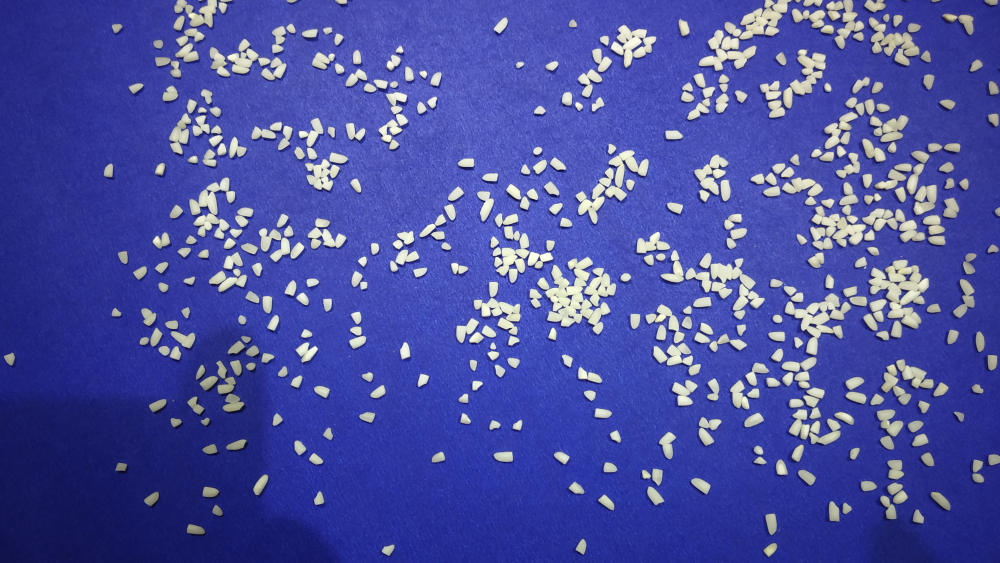
#> input picture broken_grain_1.jpg, 4000 x 2250 px, found by its file name (shown at 1/4 size)
$ jupyter execute --allow-errors 'count rice approach 2.ipynb'   (shell and % lines are left out)
#> lines starting #> are read from the running program, lines starting #| are printed output that depends on the picture; after the words box and inside, x2 and y2 are one past the last pixel; in counts of white or black regions, pixels touching at a corner belong together; long printed decimals are rounded
[cell 1]
import tensorflow as tf
import os
import numpy as np
import pandas as pd
from tqdm import tqdm
import matplotlib.pyplot as plt
import seaborn as sns
import cv2 as cv
import math

[cell 2]
path =r'C:\Users\DELL1\Downloads\rice_images\broken_grain_1.jpg'
img = cv.imread(path)
#> img is the input picture: shape (2250, 4000, 3); mean B, G, R 160.5, 79.9, 73.9

dimensions = img.shape
#> dimensions = (2250, 4000, 3)
height = img.shape[0]
#> height = 2250
width = img.shape[1]
#> width = 4000
channels = img.shape[2]
#> channels = 3
print(dimensions)
#| (2250, 4000, 3)

img = cv.resize(img, (900,600), fx = 1, fy = 1, interpolation = cv.INTER_AREA)
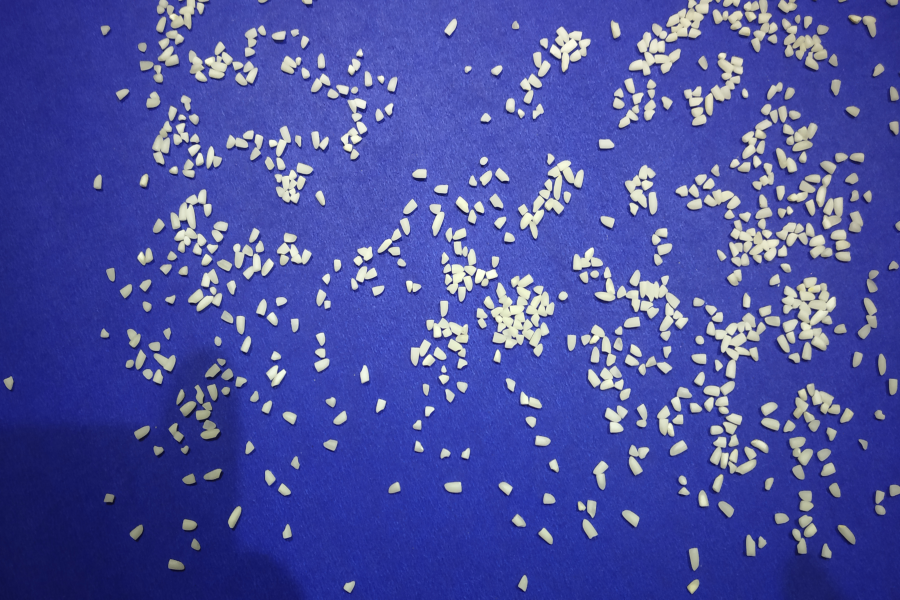
#> img: shape (600, 900, 3); mean B, G, R 160.5, 79.9, 73.9
dimensions = img.shape
#> dimensions = (600, 900, 3)
print(dimensions)
#| (600, 900, 3)
cv.imshow('sample image', img)
cv.waitKey(0)
cv.destroyAllWindows()

[cell 3]
gray_img = cv.cvtColor(img, cv.COLOR_BGR2GRAY)
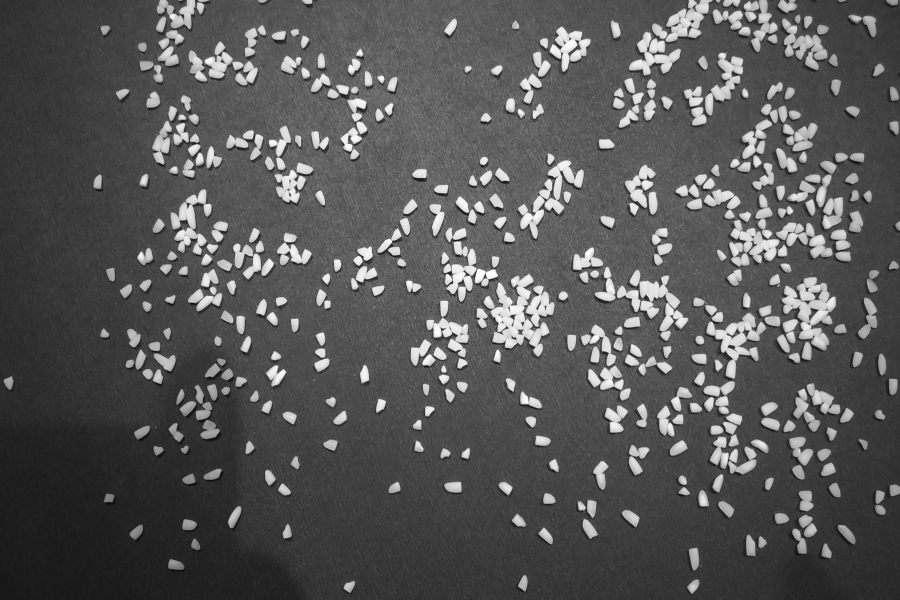
#> gray_img: shape (600, 900); min 11, max 253, mean 87.3
blur = cv.GaussianBlur(gray_img, (3,3), 0)

[cell 4]
def grayHist(grayImage):
    plt.hist(grayImage.ravel(), 256)
    plt.show()

#> (a cell that did not finish here is left out)

[cell 6]
ret, otsu = cv.threshold(blur, 0, 255, cv.THRESH_BINARY | cv.THRESH_OTSU)
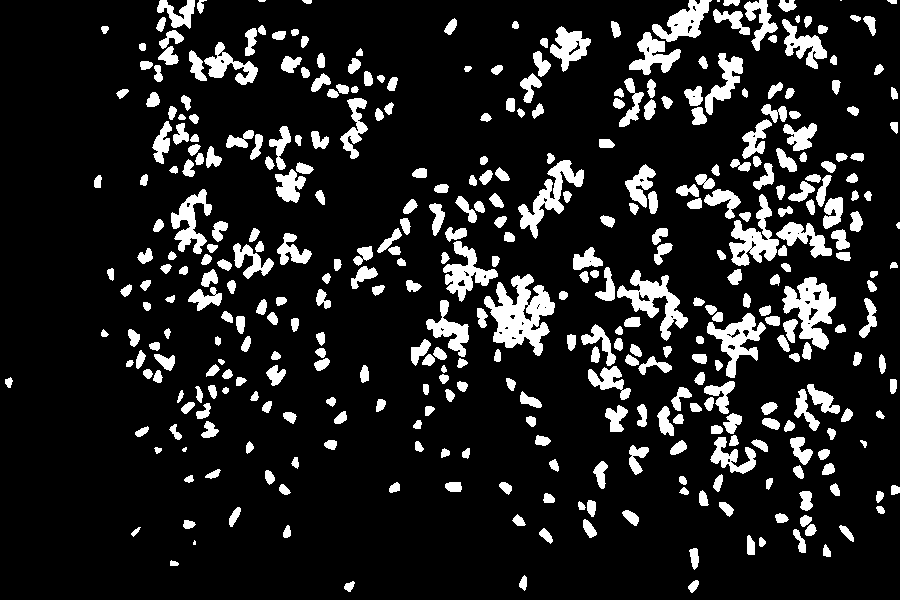
#> otsu: shape (600, 900); 13.3% white; 389 white regions (5 under 20 px)
#> ret = 131
cv.imshow("otsu image", otsu)
cv.waitKey(0)
cv.destroyAllWindows()

[cell 7]
contours, hierarchy = cv.findContours(otsu, cv.RETR_TREE, cv.CHAIN_APPROX_SIMPLE)
#> contours = 442 contours, 46 with area under 20; largest, box (x1, y1, x2, y2) and area: (484, 274, 555, 356) 2870, (782, 277, 836, 350) 1932, (617, 270, 688, 341) 1578, (729, 194, 779, 266) 1458, (518, 160, 584, 239) 1402
cv.drawContours(img, contours, -1, (0, 255, 255), 1)
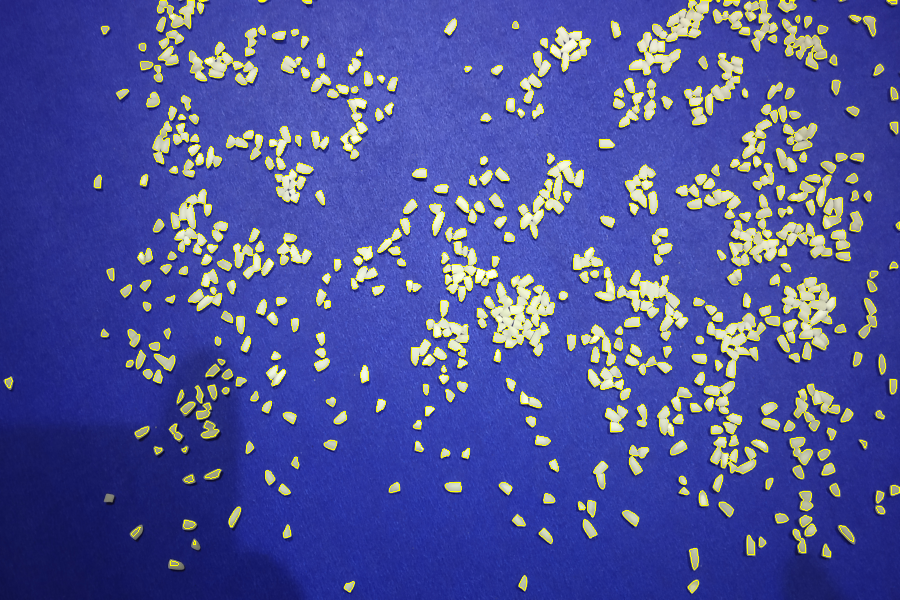
#> img: shape (600, 900, 3); 3.75% of pixels changed, all inside (x1, y1, x2, y2) = (5, 0, 900, 593)
cv.imshow("contours", img)
cv.waitKey(0)
cv.destroyAllWindows()

[cell 8]
print("Total rice grains =",len(contours))
#| Total rice grains = 442

[cell 9]
count = 0
tot_area = 0
for i in range(len(contours)):
    area = cv.contourArea(contours[i])
    if area > 0:

        count = count + 1
        tot_area = tot_area + area
        rect = cv.boundingRect(contours[i]) #Extract rectangle coordinates

        print("number:{} x:{} y:{} area:{}".format(count,rect[0],rect[1], area))#Print coordinates

        cv.rectangle(img,rect,(0,255,0),1)#Draw a rectangle
        cv.putText(img,str(count), (rect[0], rect[1]), cv.FONT_HERSHEY_COMPLEX, 0.4, (0, 255, 0), 1)
#> this loop made 442 passes
#> (area, tot_area, rect) on passes 1, 2, 3, 4, 5, 6, 8, 9, 10, 11, 12, 13: (61, 61, (344, 581, 11, 11)), (73, 134, (688, 580, 11, 13)), (69.5, 203.5, (519, 575, 8, 16)), (29.5, 233, (170, 560, 9, 6)), (126.5, 359.5, (689, 548, 10, 22)), (59, 418.5, (823, 544, 8, 13)), (40.5, 465, (759, 537, 7, 10)), (112.5, 577.5, (747, 535, 8, 20)), (126, 703.5, (793, 529, 13, 24)), (98.5, 802, (539, 528, 14, 16)), (31.5, 833.5, (131, 527, 10, 10)), (96, 929.5, (839, 525, 15, 17))
#> area on pass 100: 62.5
#| number:1 x:344 y:581 area:61.0
#| number:2 x:688 y:580 area:73.0
#| number:3 x:519 y:575 area:69.5
#| number:4 x:170 y:560 area:29.5
#| number:5 x:689 y:548 area:126.5
#| number:6 x:823 y:544 area:59.0
#| number:7 x:193 y:540 area:6.0
#| number:8 x:759 y:537 area:40.5
#> (further printed lines are left out)
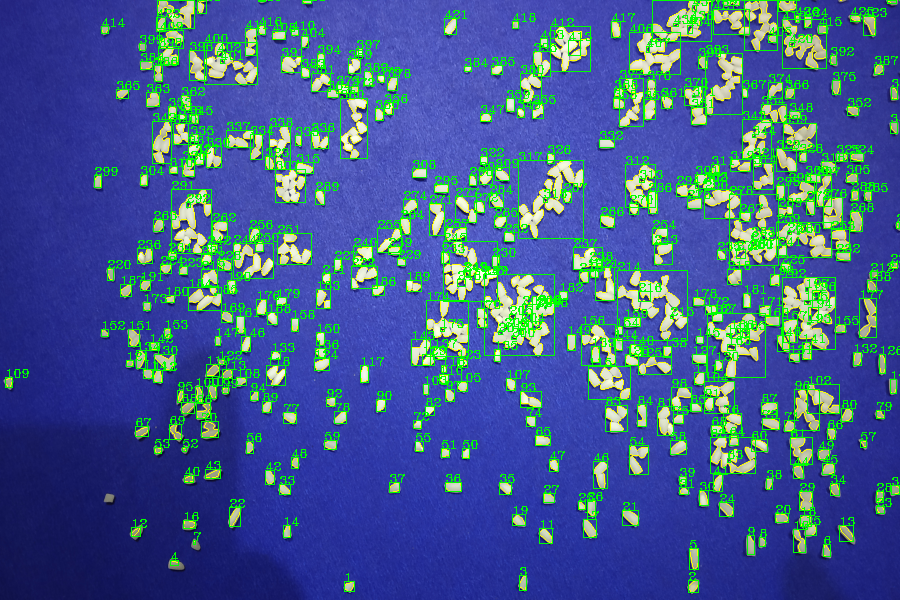
#> img: shape (600, 900, 3); 9.02% of pixels changed, all inside (x1, y1, x2, y2) = (5, 0, 900, 593)
#> after the loop, count = 441; tot_area = 63157.5

[cell 10]
avg_area=tot_area/len(contours)
#> avg_area = 142.9
print(avg_area)
#| 142.890
avg_area=70

[cell 11]
actualcount = 0
for i in range(len(contours)):
    area = cv.contourArea(contours[i])
    if area > avg_area:

        actualcount = actualcount + math.ceil(area/avg_area)

    elif area <= avg_area:

        actualcount = actualcount + 1
#> this loop made 442 passes
#> (area, actualcount) on passes 1, 2, 3, 4, 5, 6, 8, 9, 10, 11, 12, 13: (61, 1), (73, 3), (69.5, 4), (29.5, 5), (126.5, 7), (59, 8), (40.5, 10), (112.5, 12), (126, 14), (98.5, 16), (31.5, 17), (96, 19)
#> after the loop, actualcount = 1126

print(actualcount)
#| 1126

$ run again, with full_grain_1.jpg copied over broken_grain_1.jpg
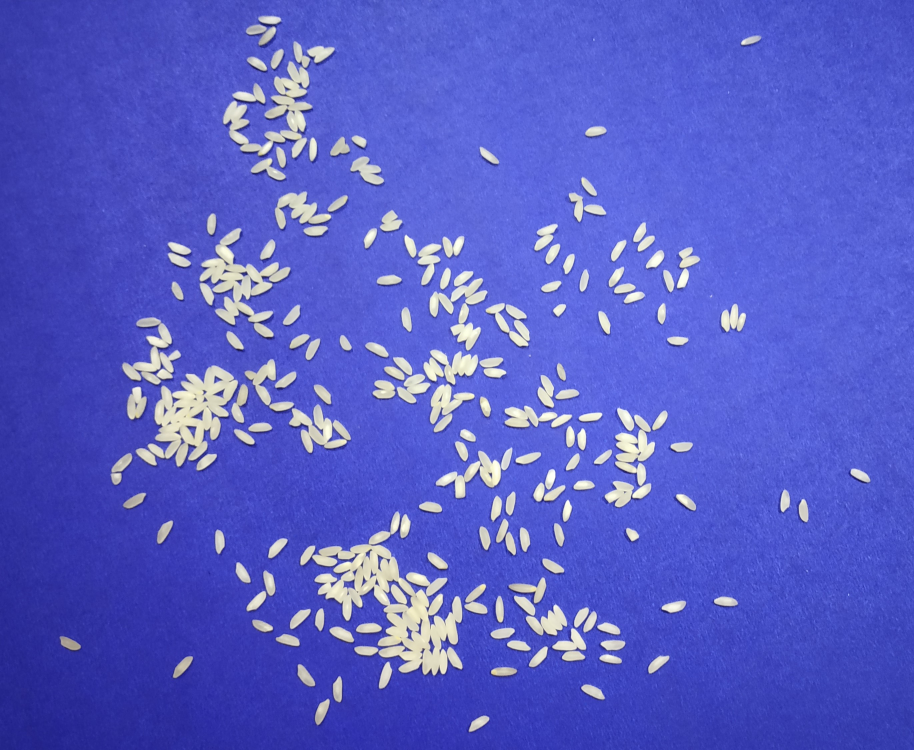
#> input picture full_grain_1.jpg, 2742 x 2250 px, found by its file name (shown at 1/3 size)
#> img is the input picture: shape (2250, 2742, 3); mean B, G, R 198.7, 94.1, 87.9
#| (2250, 2742, 3)
#| (600, 900, 3)
#> `ret, otsu = cv.threshold(blur, 0, 255, cv.THRESH_BINARY | cv.THRESH_OT..`:
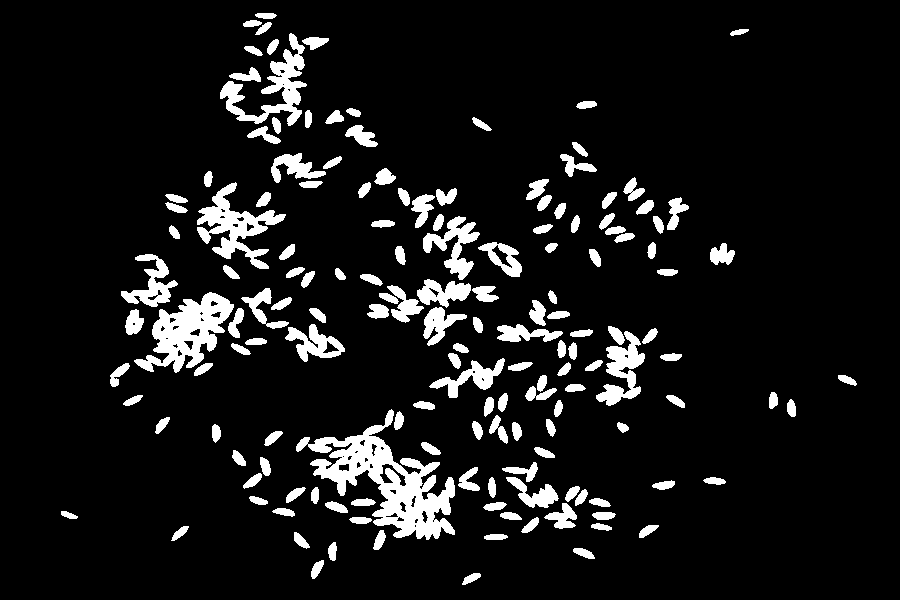
#> otsu: shape (600, 900); 9.2% white; 157 white regions
#> ret = 149
#> contours = 209 contours, 27 with area under 20; largest, box (x1, y1, x2, y2) and area: (296, 409, 455, 540) 7160, (134, 292, 234, 373) 3756, (197, 182, 286, 269) 2470, (220, 33, 307, 126) 2194, (596, 331, 645, 406) 1455
#| Total rice grains = 209
#> the loop `for i in range(len(contours)):` made 209 passes
#> (area, tot_area, rect) on passes 1 to 8: (102, 102, (462, 573, 19, 12)), (121.5, 223.5, (311, 560, 13, 19)), (120.5, 344, (573, 548, 22, 11)), (106.5, 450.5, (328, 542, 9, 19)), (96.5, 547, (484, 534, 24, 6)), (120.5, 667.5, (294, 532, 16, 17)), (133.5, 801, (373, 530, 13, 20)), (102.5, 903.5, (171, 526, 18, 15))
#> (printed output is left out)
#> after the loop `for i in range(len(contours)):`:
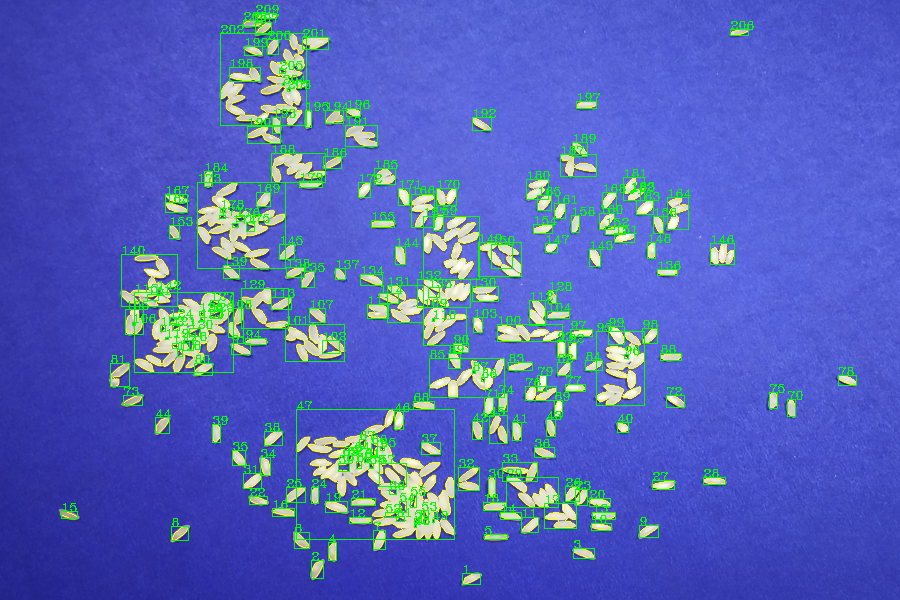
#> img: shape (600, 900, 3); mean B, G, R 186.4, 101.1, 83.7
#> after the loop `for i in range(len(contours)):`: count = 209; tot_area = 46305
#> avg_area = 221.6
#| 221.555
#> the loop `for i in range(len(contours)):` made 209 passes
#> (area, actualcount) on passes 1 to 8: (102, 2), (121.5, 4), (120.5, 6), (106.5, 8), (96.5, 10), (120.5, 12), (133.5, 14), (102.5, 16)
#> after the loop `for i in range(len(contours)):`: actualcount = 774
#| 774

$ run again, with mixed_grain_1.jpg copied over broken_grain_1.jpg
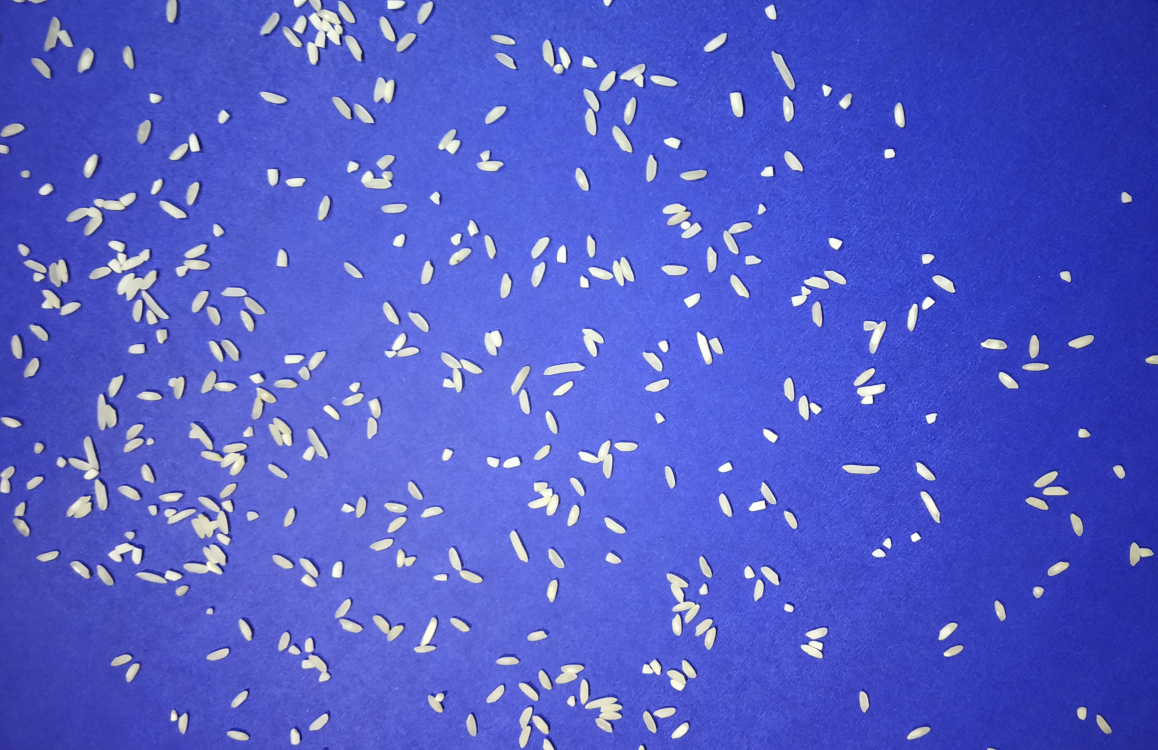
#> input picture mixed_grain_1.jpg, 3474 x 2250 px, found by its file name (shown at 1/3 size)
#> img is the input picture: shape (2250, 3474, 3); mean B, G, R 200.7, 91.8, 82.4
#| (2250, 3474, 3)
#| (600, 900, 3)
#> `ret, otsu = cv.threshold(blur, 0, 255, cv.THRESH_BINARY | cv.THRESH_OT..`:
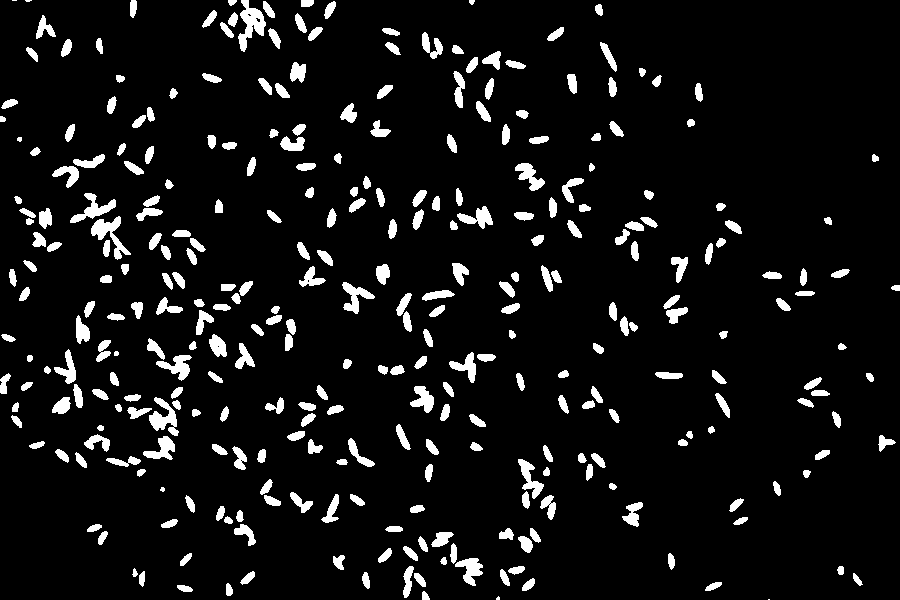
#> otsu: shape (600, 900); 7.4% white; 321 white regions (5 under 20 px)
#> ret = 147
#> contours = 328 contours, 15 with area under 20; largest, box (x1, y1, x2, y2) and area: (238, 0, 266, 52) 610, (91, 216, 131, 260) 516, (149, 397, 179, 436) 466, (70, 193, 116, 223) 414, (342, 282, 375, 314) 368
#| Total rice grains = 328
#> the loop `for i in range(len(contours)):` made 328 passes
#> (area, tot_area, rect) on passes 3 to 10: (40, 46.5, (422, 591, 8, 9)), (65.5, 112, (177, 585, 16, 7)), (58, 170, (226, 583, 7, 13)), (72, 242, (705, 582, 17, 9)), (84.5, 326.5, (522, 578, 13, 13)), (49.5, 376, (853, 573, 10, 13)), (81.5, 457.5, (414, 573, 12, 14)), (78.5, 536, (362, 572, 8, 17))
#> (printed output is left out)
#> after the loop `for i in range(len(contours)):`:
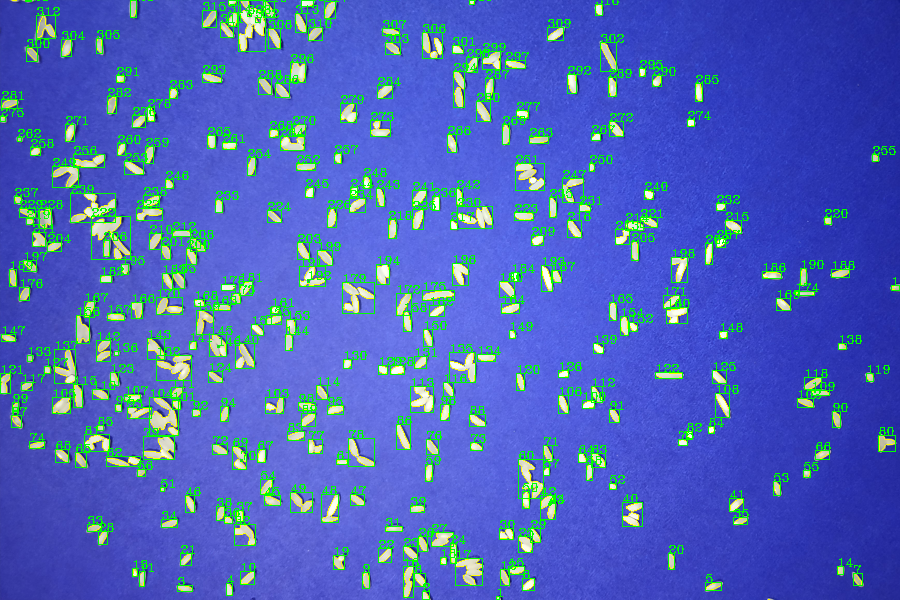
#> img: shape (600, 900, 3); mean B, G, R 184.5, 102.4, 76.8
#> after the loop `for i in range(len(contours)):`: count = 326; tot_area = 33410
#> avg_area = 101.9
#| 101.860
#> the loop `for i in range(len(contours)):` made 328 passes
#> (area, actualcount) on passes 3 to 10: (40, 3), (65.5, 4), (58, 5), (72, 7), (84.5, 9), (49.5, 10), (81.5, 12), (78.5, 14)
#> after the loop `for i in range(len(contours)):`: actualcount = 656
#| 656
